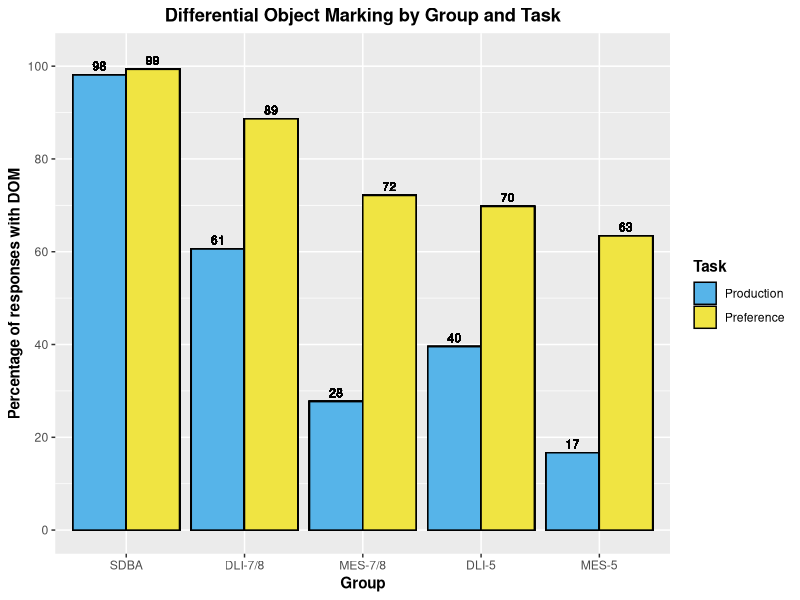
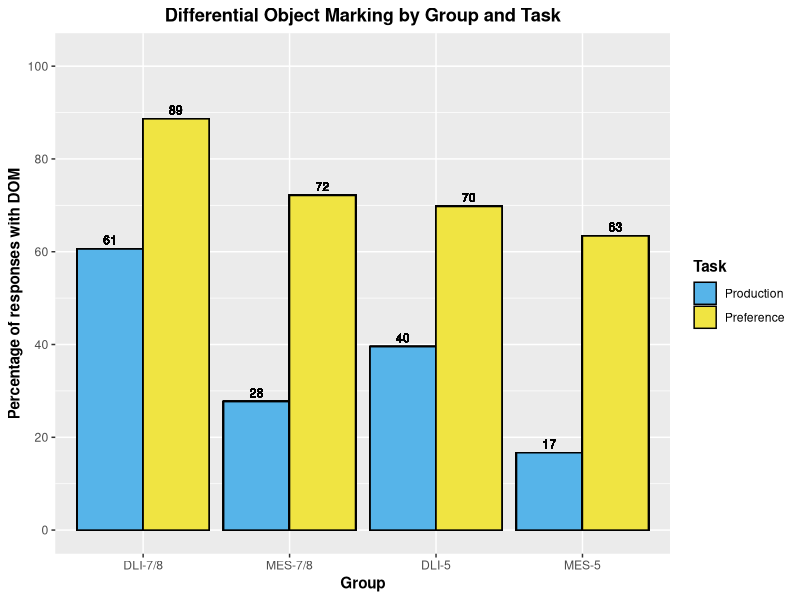

Generate these figures, in order, with R:
library(tidyverse)


## Production
SDB_EPT <- read_csv("./CSV Files/SDB/SDB DOM EPT.csv") %>% 
  filter(Item %in% c("EPT-02", "EPT-08", "EPT-12", "EPT-14", "EPT-20", "EPT-24", "EPT-26", "EPT-32", "EPT-38", "EPT-42")) %>% 
  mutate(Group = "SDBA",
         Task = "Production")

DLI78_EPT <- read_csv("./CSV Files/DLI-78/DLI-78 DOM EPT.csv") %>% 
  mutate(Group = "DLI-7/8",
         Task = "Production",
         School = "Immersion",
         Age = "7th/8th")

MLS78_EPT <- read_csv("./CSV Files/MLS-78/MLS-78 DOM EPT.csv") %>%
  filter(!School == "GBCS") %>% 
  mutate(Group = "MES-7/8",
         Task = "Production",
         School = "Monolingual",
         Age = "7th/8th")

DLI5_EPT <- read_csv("./CSV Files/DLI-5/DLI-5 DOM EPT.csv") %>% 
  filter(Item %in% c("EPT-02", "EPT-08", "EPT-12", "EPT-14", "EPT-20", "EPT-24", "EPT-26", "EPT-32", "EPT-38", "EPT-42")) %>% 
  mutate(Group = "DLI-5",
         Task = "Production",
         School = "Immersion",
         Age = "5th")

MLS5_EPT <- read_csv("./CSV Files/MLS-5/MLS-5 DOM EPT.csv") %>%
  filter(!School == "GBCS") %>% 
  mutate(Group = "MES-5",
         Task = "Production",
         School = "Monolingual",
         Age = "5th")


# Selection
SDB_FCT <- read_csv("./CSV Files/SDB/SDB DOM FCT.csv") %>% 
  mutate(Group = "SDBA",
         Task = "Preference")

DLI78_FCT <- read_csv("./CSV Files/DLI-78/DLI-78 DOM FCT.csv") %>% 
  mutate(Group = "DLI-7/8",
         Task = "Preference",
         School = "Immersion",
         Age = "7th/8th")

MLS78_FCT <- read_csv("./CSV Files/MLS-78/MLS-78 DOM FCT.csv") %>%
  filter(!School == "GBCS") %>% 
  mutate(Group = "MES-7/8",
         Task = "Preference",
         School = "Monolingual",
         Age = "7th/8th")

DLI5_FCT <- read_csv("./CSV Files/DLI-5/DLI-5 DOM FCT.csv") %>% 
  mutate(Group = "DLI-5",
         Task = "Preference",
         School = "Immersion",
         Age = "5th")

MLS5_FCT <- read_csv("./CSV Files/MLS-5/MLS-5 DOM FCT.csv") %>%
  filter(!School == "GBCS") %>% 
  mutate(Group = "MES-5",
         Task = "Preference",
         School = "Monolingual",
         Age = "5th")


# Generate aggregate levels
## Create individual values
SDB_EPT_Structure <- aggregate(SDB_EPT$DOM_Use, list(SDB_EPT$Structure), FUN = mean, na.rm = TRUE)
SDB_EPT_Structure <- SDB_EPT_Structure %>% rename(Structure_Avg = x)
SDB_EPT_Structure <- left_join(SDB_EPT, SDB_EPT_Structure, by = c("Structure" = "Group.1")) %>%  
  mutate(Structure_Percentage = Structure_Avg * 100)

SDB_FCT_Structure <- aggregate(SDB_FCT$DOM_Use, list(SDB_FCT$Structure), FUN = mean, na.rm = TRUE)
SDB_FCT_Structure <- SDB_FCT_Structure %>% rename(Structure_Avg = x)
SDB_FCT_Structure <- left_join(SDB_FCT, SDB_FCT_Structure, by = c("Structure" = "Group.1")) %>%  
  mutate(Structure_Percentage = Structure_Avg * 100)

DLI78_EPT_Structure <- aggregate(DLI78_EPT$DOM_Use, list(DLI78_EPT$Structure), FUN = mean, na.rm = TRUE)
DLI78_EPT_Structure <- DLI78_EPT_Structure %>% rename(Structure_Avg = x)
DLI78_EPT_Structure <- left_join(DLI78_EPT, DLI78_EPT_Structure, by = c("Structure" = "Group.1")) %>%  
  mutate(Structure_Percentage = Structure_Avg * 100)

DLI78_FCT_Structure <- aggregate(DLI78_FCT$DOM_Use, list(DLI78_FCT$Structure), FUN = mean, na.rm = TRUE)
DLI78_FCT_Structure <- DLI78_FCT_Structure %>% rename(Structure_Avg = x)
DLI78_FCT_Structure <- left_join(DLI78_FCT, DLI78_FCT_Structure, by = c("Structure" = "Group.1")) %>%  
  mutate(Structure_Percentage = Structure_Avg * 100)

MLS78_EPT_Structure <- aggregate(MLS78_EPT$DOM_Use, list(MLS78_EPT$Structure), FUN = mean, na.rm = TRUE)
MLS78_EPT_Structure <- MLS78_EPT_Structure %>% rename(Structure_Avg = x)
MLS78_EPT_Structure <- left_join(MLS78_EPT, MLS78_EPT_Structure, by = c("Structure" = "Group.1")) %>%  
  mutate(Structure_Percentage = Structure_Avg * 100)

MLS78_FCT_Structure <- aggregate(MLS78_FCT$DOM_Use, list(MLS78_FCT$Structure), FUN = mean, na.rm = TRUE)
MLS78_FCT_Structure <- MLS78_FCT_Structure %>% rename(Structure_Avg = x)
MLS78_FCT_Structure <- left_join(MLS78_FCT, MLS78_FCT_Structure, by = c("Structure" = "Group.1")) %>%  
  mutate(Structure_Percentage = Structure_Avg * 100)

DLI5_EPT_Structure <- aggregate(DLI5_EPT$DOM_Use, list(DLI5_EPT$Structure), FUN = mean, na.rm = TRUE)
DLI5_EPT_Structure <- DLI5_EPT_Structure %>% rename(Structure_Avg = x)
DLI5_EPT_Structure <- left_join(DLI5_EPT, DLI5_EPT_Structure, by = c("Structure" = "Group.1")) %>%  
  mutate(Structure_Percentage = Structure_Avg * 100)

DLI5_FCT_Structure <- aggregate(DLI5_FCT$DOM_Use, list(DLI5_FCT$Structure), FUN = mean, na.rm = TRUE)
DLI5_FCT_Structure <- DLI5_FCT_Structure %>% rename(Structure_Avg = x)
DLI5_FCT_Structure <- left_join(DLI5_FCT, DLI5_FCT_Structure, by = c("Structure" = "Group.1")) %>%  
  mutate(Structure_Percentage = Structure_Avg * 100)

MLS5_EPT_Structure <- aggregate(MLS5_EPT$DOM_Use, list(MLS5_EPT$Structure), FUN = mean, na.rm = TRUE)
MLS5_EPT_Structure <- MLS5_EPT_Structure %>% rename(Structure_Avg = x)
MLS5_EPT_Structure <- left_join(MLS5_EPT, MLS5_EPT_Structure, by = c("Structure" = "Group.1")) %>%  
  mutate(Structure_Percentage = Structure_Avg * 100)

MLS5_FCT_Structure <- aggregate(MLS5_FCT$DOM_Use, list(MLS5_FCT$Structure), FUN = mean, na.rm = TRUE)
MLS5_FCT_Structure <- MLS5_FCT_Structure %>% rename(Structure_Avg = x)
MLS5_FCT_Structure <- left_join(MLS5_FCT, MLS5_FCT_Structure, by = c("Structure" = "Group.1")) %>%  
  mutate(Structure_Percentage = Structure_Avg * 100)


## Rejoin datasets
EPT <- rbind(SDB_EPT_Structure, DLI78_EPT_Structure, MLS78_EPT_Structure, DLI5_EPT_Structure, MLS5_EPT_Structure)
FCT <- rbind(SDB_FCT_Structure, DLI78_FCT_Structure, MLS78_FCT_Structure, DLI5_FCT_Structure, MLS5_FCT_Structure)

Aggregate <- rbind(EPT, FCT)
Aggregate$Group <- factor(Aggregate$Group, levels = c("SDBA", "DLI-7/8", "MES-7/8", "DLI-5", "MES-5"))
Aggregate$Task <- factor(Aggregate$Task, levels = c("Production", "Preference"))


## Create heritage-only dataset
Aggregate_Heritage <- Aggregate %>% 
  filter(!Group == "SDBA")
Aggregate_Heritage$Group <- factor(Aggregate_Heritage$Group, levels = c("DLI-7/8", "MES-7/8", "DLI-5", "MES-5"))
Aggregate_Heritage$Task <- factor(Aggregate_Heritage$Task, levels = c("Production", "Preference"))



# Generate bar graphs
## With comparison group
Aggregate %>% 
  ggplot(aes(x = Group, y = Structure_Percentage, fill = Task)) + 
  geom_bar(position = "dodge", color = "black", stat = "identity") +
  scale_y_continuous(breaks = seq (0, 100, 20),
                     limits = c(0, 102)) +
  geom_text(aes(label = round(Structure_Percentage)),
            position = position_dodge(width = .9),
            vjust = -0.5,
            size = 3) +
  scale_fill_manual(values = c("#56B4E9", "#F0E442")) +
  labs(x = "Group", y = "Percentage of responses with DOM", fill = "Task", title = "Differential Object Marking by Group and Task") +
  theme(axis.title = element_text(face = "bold"),
        plot.title = element_text(hjust = 0.5, face = "bold"),
        legend.title = element_text(face = "bold"),
        strip.text.x = element_text(face = "bold"))


## Without comparison group
Aggregate_Heritage %>% 
  ggplot(aes(x = Group, y = Structure_Percentage, fill = Task)) + 
  geom_bar(position = "dodge", color = "black", stat = "identity") +
  scale_y_continuous(breaks = seq (0, 100, 20),
                     limits = c(0, 102)) +
  geom_text(aes(label = round(Structure_Percentage)),
            position = position_dodge(width = .9),
            vjust = -0.5,
            size = 3) +
  scale_fill_manual(values = c("#56B4E9", "#F0E442")) +
  labs(x = "Group", y = "Percentage of responses with DOM", fill = "Task", title = "Differential Object Marking by Group and Task") +
  theme(axis.title = element_text(face = "bold"),
        plot.title = element_text(hjust = 0.5, face = "bold"),
        legend.title = element_text(face = "bold"),
        strip.text.x = element_text(face = "bold"))
